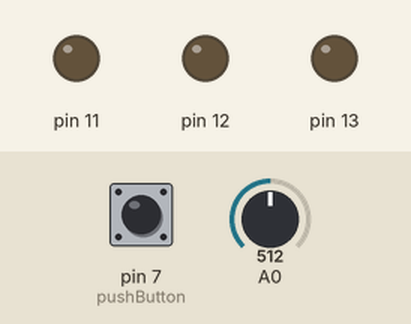
Recording of a sketch running on a simulated Arduino Uno, built with avr-gcc and run on an emulated ATmega328P. On the bench: output pins drawn as LEDs (lit = HIGH). Dashed ring = blinking. The inputs (shaded band) are chosen by the test bench; at power-on: pin 7 (pushButton) LOW, A0 = 512. What the sketch prints to the serial monitor is not drawn.

Above: at 2.9 s.
3.0 s: pin 7 (pushButton) pulled HIGH for 2.45 s
At 5.2 s:
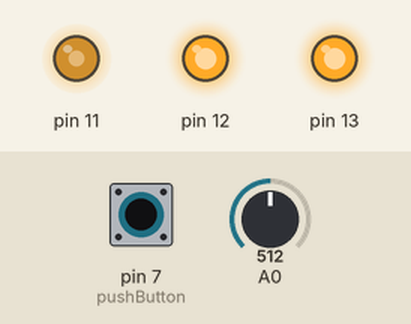
11.8 s: A0 set to 122
At 13.0 s:
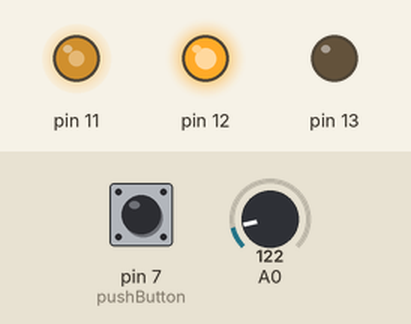
16.0 s: A0 set to 306
At 18.55 s:
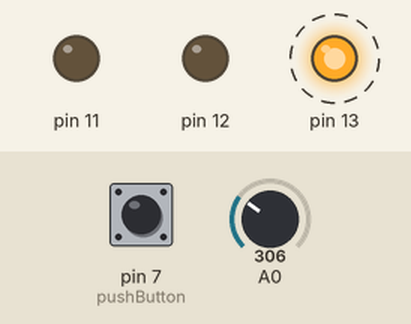
Timing chart, 0 to 28.5 s (numbered marks = the images above; inputs shaded):
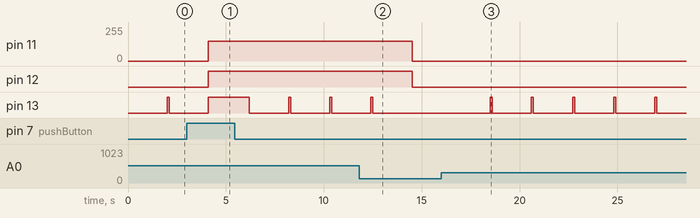

Measured:
- after the input at 3.0 s, pin 11: 0/255 → 150/255 after 1.1 s; pin 12: LOW → HIGH after 1.1 s
- after the input at 11.8 s, pin 11: 150/255 → 0/255 after 2.7 s; pin 12: HIGH → LOW after 2.7 s; pin 13: goes on until 12.5 s, then stays LOW
- after the input at 16.0 s, pin 13: alternates HIGH for 0.10 s and LOW for 2.0 s, starting after 2.5 s
- by itself, pin 13: repeats every 2.1 s: LOW 2.0 s, HIGH 0.10 s

The sketch:

Assignment3.ino
```cpp
int pushButton = 7;

void setup() {
  pinMode(pushButton, INPUT);
  pinMode(13, OUTPUT);
  pinMode(12, OUTPUT);
  pinMode(11, OUTPUT);
  Serial.begin(9600);
}

void loop() {
  float ValueRead = analogRead(A0) * 0.004882813;
  float temperature = (ValueRead - 0.5) * 100.0;

  Serial.print("The temperature is = ");
  Serial.print(temperature);
  delay(2000);

  int buttonState = digitalRead(pushButton);
  if (buttonState == 1) {
    analogWrite(13, 150);
    analogWrite(12, 150);
    analogWrite(11, 150);
  }

  else if (buttonState == 0) {
    if (temperature < 23) {
      digitalWrite(13, LOW);
      digitalWrite(12, LOW);
      digitalWrite(11, LOW);
    }

    if (temperature >= 23 && temperature <= 23.25) {
      digitalWrite(13, LOW);
      digitalWrite(12, LOW);
      digitalWrite(11, HIGH);
    }

    else if (temperature > 23.25 && temperature <= 24.0) {
      digitalWrite(13, LOW);
      digitalWrite(12, HIGH);
      digitalWrite(11, LOW);
    }

    else if (temperature > 24.0 && temperature <= 24.25) {
      digitalWrite(13, HIGH);
      digitalWrite(12, LOW);
      digitalWrite(11, LOW);
    }

    else if (temperature > 24.25) {
      digitalWrite(13, HIGH);
      delay(100);
      digitalWrite(13, LOW);
    }
  }
}
```
